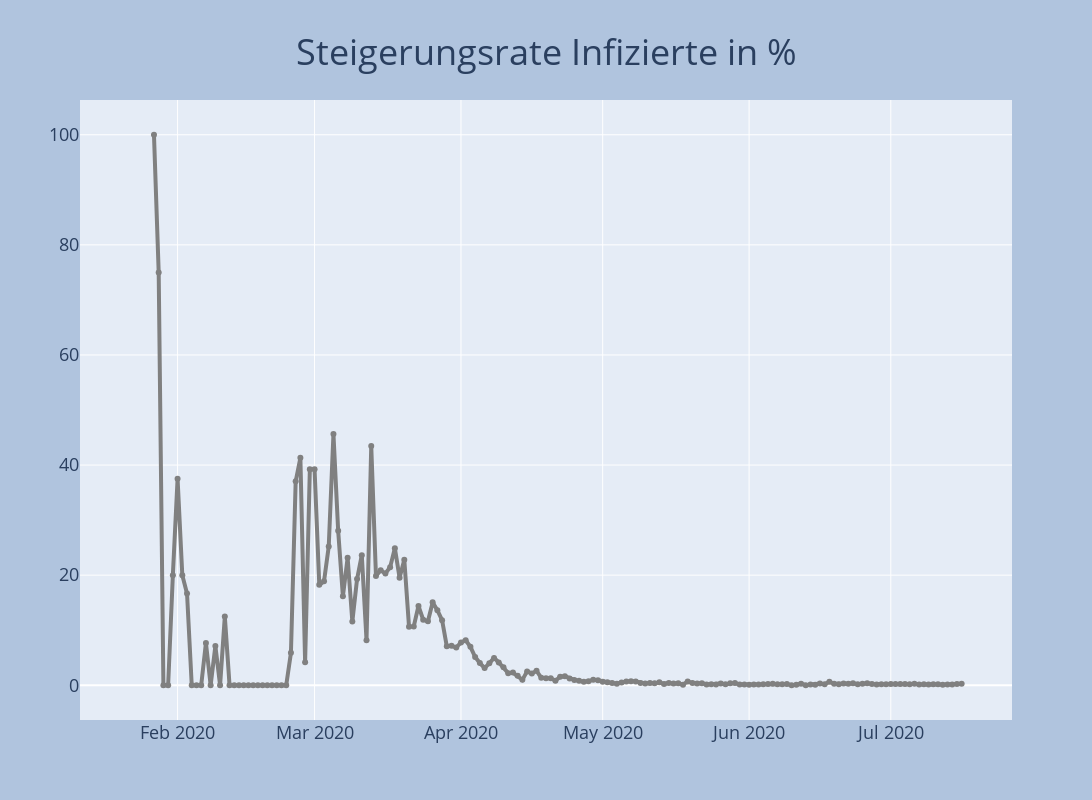

Source (notebook cell):
### Code cell
fig = go.Figure()
fig.add_trace(go.Scatter(x=df.datum, y=df.proz_steig_infiziert,line=dict(color='grey', width=4), mode='lines+markers'))
fig = plot_layout(fig, 'Steigerungsrate Infizierte in %')
fig.show()

### Figure 1 — Plotly figure (JSON) as saved in the notebook; plotly's stock layout.template omitted (floating-point values rounded to 4 significant figures; data arrays with more than 128 entries replaced by an {"elided": "..."} marker saying what was removed)
{"data": [{"line": {"color": "grey", "width": 4}, "mode": "lines+markers", "type": "scatter", "x": {"elided": "177 str values"}, "y": {"elided": "177 float values"}}], "layout": {"autosize": false, "height": 800, "hovermode": "x", "legend": {"bgcolor": "lightgray", "font": {"color": "black", "size": 18}, "x": 0.05, "y": 0.95}, "paper_bgcolor": "LightSteelBlue", "title": {"font": {"size": 36}, "text": "Steigerungsrate Infizierte in %", "x": 0.5, "xanchor": "center", "y": 0.95}, "width": 1600, "xaxis": {"tickfont": {"size": 18}}, "yaxis": {"tickfont": {"size": 18}}}}
